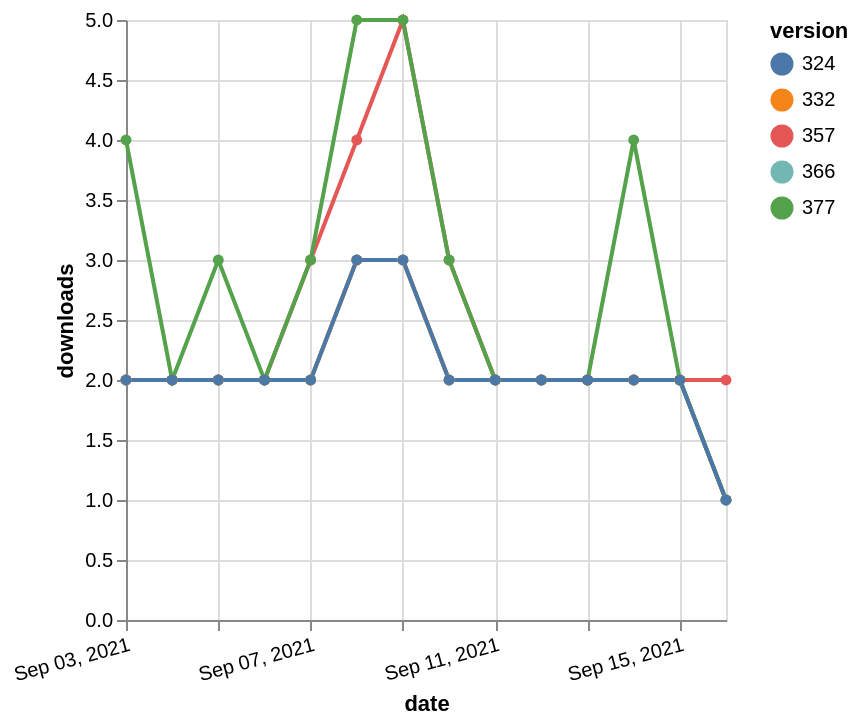

Specify this chart in Vega-Lite:
### Vega-Lite specification from a JSON file in a GitHub repository (floating-point values rounded to 4 significant figures)
{"$schema": "https://vega.github.io/schema/vega-lite/v5.json", "description": "A simple bar chart with embedded data.", "data": {"values": [{"date": "2021-09-03", "total": 2339, "delta": 2, "version": "366"}, {"date": "2021-09-04", "total": 2341, "delta": 2, "version": "366"}, {"date": "2021-09-05", "total": 2343, "delta": 2, "version": "366"}, {"date": "2021-09-06", "total": 2345, "delta": 2, "version": "366"}, {"date": "2021-09-07", "total": 2347, "delta": 2, "version": "366"}, {"date": "2021-09-08", "total": 2350, "delta": 3, "version": "366"}, {"date": "2021-09-09", "total": 2353, "delta": 3, "version": "366"}, {"date": "2021-09-10", "total": 2355, "delta": 2, "version": "366"}, {"date": "2021-09-11", "total": 2357, "delta": 2, "version": "366"}, {"date": "2021-09-12", "total": 2359, "delta": 2, "version": "366"}, {"date": "2021-09-13", "total": 2361, "delta": 2, "version": "366"}, {"date": "2021-09-14", "total": 2363, "delta": 2, "version": "366"}, {"date": "2021-09-15", "total": 2365, "delta": 2, "version": "366"}, {"date": "2021-09-16", "total": 2366, "delta": 1, "version": "366"}, {"date": "2021-09-03", "total": 2964, "delta": 2, "version": "357"}, {"date": "2021-09-04", "total": 2966, "delta": 2, "version": "357"}, {"date": "2021-09-05", "total": 2968, "delta": 2, "version": "357"}, {"date": "2021-09-06", "total": 2970, "delta": 2, "version": "357"}, {"date": "2021-09-07", "total": 2973, "delta": 3, "version": "357"}, {"date": "2021-09-08", "total": 2977, "delta": 4, "version": "357"}, {"date": "2021-09-09", "total": 2982, "delta": 5, "version": "357"}, {"date": "2021-09-10", "total": 2985, "delta": 3, "version": "357"}, {"date": "2021-09-11", "total": 2987, "delta": 2, "version": "357"}, {"date": "2021-09-12", "total": 2989, "delta": 2, "version": "357"}, {"date": "2021-09-13", "total": 2991, "delta": 2, "version": "357"}, {"date": "2021-09-14", "total": 2993, "delta": 2, "version": "357"}, {"date": "2021-09-15", "total": 2995, "delta": 2, "version": "357"}, {"date": "2021-09-16", "total": 2997, "delta": 2, "version": "357"}, {"date": "2021-09-03", "total": 2793, "delta": 2, "version": "332"}, {"date": "2021-09-04", "total": 2795, "delta": 2, "version": "332"}, {"date": "2021-09-05", "total": 2797, "delta": 2, "version": "332"}, {"date": "2021-09-06", "total": 2799, "delta": 2, "version": "332"}, {"date": "2021-09-07", "total": 2801, "delta": 2, "version": "332"}, {"date": "2021-09-08", "total": 2804, "delta": 3, "version": "332"}, {"date": "2021-09-09", "total": 2807, "delta": 3, "version": "332"}, {"date": "2021-09-10", "total": 2809, "delta": 2, "version": "332"}, {"date": "2021-09-11", "total": 2811, "delta": 2, "version": "332"}, {"date": "2021-09-12", "total": 2813, "delta": 2, "version": "332"}, {"date": "2021-09-13", "total": 2815, "delta": 2, "version": "332"}, {"date": "2021-09-14", "total": 2817, "delta": 2, "version": "332"}, {"date": "2021-09-15", "total": 2819, "delta": 2, "version": "332"}, {"date": "2021-09-16", "total": 2820, "delta": 1, "version": "332"}, {"date": "2021-09-03", "total": 2169, "delta": 4, "version": "377"}, {"date": "2021-09-04", "total": 2171, "delta": 2, "version": "377"}, {"date": "2021-09-05", "total": 2174, "delta": 3, "version": "377"}, {"date": "2021-09-06", "total": 2176, "delta": 2, "version": "377"}, {"date": "2021-09-07", "total": 2179, "delta": 3, "version": "377"}, {"date": "2021-09-08", "total": 2184, "delta": 5, "version": "377"}, {"date": "2021-09-09", "total": 2189, "delta": 5, "version": "377"}, {"date": "2021-09-10", "total": 2192, "delta": 3, "version": "377"}, {"date": "2021-09-11", "total": 2194, "delta": 2, "version": "377"}, {"date": "2021-09-12", "total": 2196, "delta": 2, "version": "377"}, {"date": "2021-09-13", "total": 2198, "delta": 2, "version": "377"}, {"date": "2021-09-14", "total": 2202, "delta": 4, "version": "377"}, {"date": "2021-09-15", "total": 2204, "delta": 2, "version": "377"}, {"date": "2021-09-16", "total": 2205, "delta": 1, "version": "377"}, {"date": "2021-09-03", "total": 2544, "delta": 2, "version": "324"}, {"date": "2021-09-04", "total": 2546, "delta": 2, "version": "324"}, {"date": "2021-09-05", "total": 2548, "delta": 2, "version": "324"}, {"date": "2021-09-06", "total": 2550, "delta": 2, "version": "324"}, {"date": "2021-09-07", "total": 2552, "delta": 2, "version": "324"}, {"date": "2021-09-08", "total": 2555, "delta": 3, "version": "324"}, {"date": "2021-09-09", "total": 2558, "delta": 3, "version": "324"}, {"date": "2021-09-10", "total": 2560, "delta": 2, "version": "324"}, {"date": "2021-09-11", "total": 2562, "delta": 2, "version": "324"}, {"date": "2021-09-12", "total": 2564, "delta": 2, "version": "324"}, {"date": "2021-09-13", "total": 2566, "delta": 2, "version": "324"}, {"date": "2021-09-14", "total": 2568, "delta": 2, "version": "324"}, {"date": "2021-09-15", "total": 2570, "delta": 2, "version": "324"}, {"date": "2021-09-16", "total": 2571, "delta": 1, "version": "324"}]}, "width": "container", "mark": {"type": "line", "point": {"filled": true}}, "encoding": {"x": {"field": "date", "type": "temporal", "timeUnit": "yearmonthdate", "title": "date", "axis": {"labelAngle": -15}}, "y": {"field": "delta", "type": "quantitative", "title": "downloads"}, "color": {"field": "version", "type": "nominal"}, "tooltip": {"field": "delta"}}}
